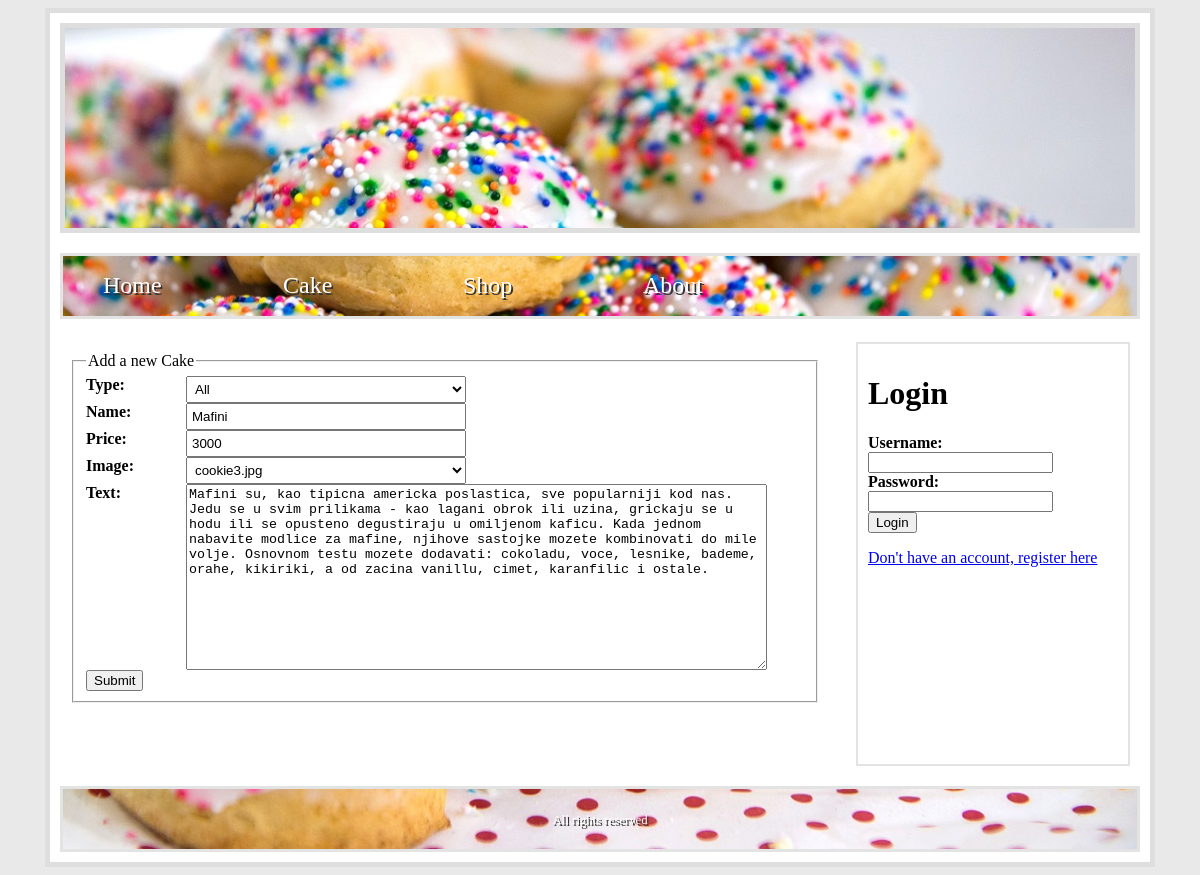
The app's page /cakeAdd.php?update=1 with its own data.
### tables this page shows
CREATE TABLE IF NOT EXISTS `kolaci` (
  `id` int(11) NOT NULL AUTO_INCREMENT,
  `type` varchar(255) NOT NULL,
  `name` varchar(45) DEFAULT NULL,
  `price` int(11) DEFAULT NULL,
  `text` text,
  `img` varchar(255) DEFAULT NULL,
  PRIMARY KEY (`id`)
);

### classes/CakeModel.class.php (called while the page is built, shortened)
<?php
class CakeModel {
	function GetCakeById($id){
		$conn = Connect::getInstance();
		$query = "SELECT * FROM kolaci WHERE id = '$id' ";
		$result = $conn->query($query);
		while($row = $result->fetch(PDO::FETCH_NUM)){
			$type = $row[1];
			$name = $row[2];
			$price = $row[3];
			$text = $row[4];
			$img = $row[5];
			$cake = new CakeEntity($id, $type, $name, $price, $text, $img);
		}
		return $cake;
	}
}

### classes/CakeEntity.class.php (called while the page is built, shortened)
<?php
class CakeEntity{
	function __construct($id, $type, $name, $price, $text, $img){
		$this->name = $name;
		$this->price = $price;
		$this->text = $text;
	}
}

### cakeAdd.php (the view, shortened to what this page needs)
<?php
$cakeControler = new CakeControler();
if(isset($_GET["update"])){
	$cake = $cakeControler->GetCakeById($_GET["update"]);
	$content =
			"<form action='' method='POST'>
				<fieldset>
					<legend>Add a new Cake</legend>
					<label for='type'>Type: </label>
					<select class='inputField' name='ddlType'>
						<option value='%'>All</option>"
						. $cakeControler->CreateOptionValues($cakeControler->GetCakeTypes()) .
					"</select><br/>
					<label for='name'>Name: </label>
					<input type='text' class='inputField' name='txtName' value='$cake->name' /><br/>
					<label for='price'>Price: </label>
					<input type='text' class='inputField' name='txtPrice' value='$cake->price' /><br/>
					<label for='img'>Image: </label>
					<select class='inputField' name='ddlImage' >"
					. $cakeControler->GetImages() .
					"</select><br/>
					<label for='text'>Text: </label>
					<textarea cols='70' rows='12' name='txtReview'>$cake->text</textarea><br/>
					<input type='submit' value='Submit'>
				</fieldset>
			</form>";
}
include 'template.php';
?>

### styles/stylesheet.css (style rules this page uses)
body { background-color: #E9E9E9; }
.inputField { width: 280px; padding: 4px; }
label { float: left; width: 100px; font-weight: bold; }

### records on screen
kolaci: txtName "Mafini", txtPrice "3000", txtReview "Mafini su, kao tipicna americka poslastica, sve popularniji kod nas. Jedu se u svim prilikama - kao lagani obrok ili uzina, grickaju se u hodu ili se opusteno degustiraju u omiljenom kaficu. Kada jednom nabavite modlice za mafine, njihove sastojke mozete kombinovati do mile volje. Osnovnom testu mozete dodavati: cokoladu, voce, lesnike, bademe, orahe, kikiriki, a od zacina vanillu, cimet, karanfilic i ostale."

### other values on screen
form field ddlImage "cookie3.jpg"
